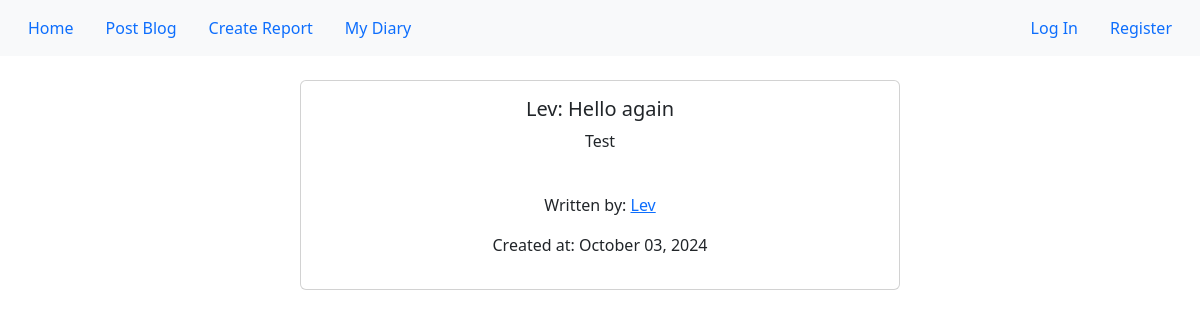
The app's page /post/4 with its own data.
### compro/models.py (models this page shows, shortened)
class Blogs(db.Model):
    __tablename__ = 'blogs'
    id = db.Column(db.Integer, primary_key=True)
    title = db.Column(db.String(128), nullable=False)
    content = db.Column(db.Text, nullable=False)
    posted_date = db.Column(db.DateTime, default = datetime.utcnow())
    author_id = db.Column(db.Integer, db.ForeignKey('users.id'), nullable=False)

class Users (db.Model, UserMixin):
     __tablename__ = 'users'
     id = db.Column(db.Integer, primary_key=True)
     username = db.Column(db.String(64), nullable = False)
     email = db.Column(db.String(128), nullable=True, index=True, unique=True)
     hash_password = db.Column(db.String(128))
     profile_photo_path = db.Column(db.String(), default='default.jpg')
     post = db.relationship('Blogs', backref='author', lazy='dynamic')

### compro/blog/views.py (the view)
@blog_bp.route('/post/<int:post_id>')
def read_post(post_id):
    blog_post = Blogs.query.get_or_404(post_id)
    return render_template('blogpost.html', blog_post=blog_post)

### compro/blog/templates/blogpost.html (shortened to what this page needs)
{% extends 'base.html' %}
{% block content %}
    <div align="center"><br>
<div class="card w-50" >
  <div class="card-body">
    <h5 class="card-title">{{ blog_post.title }}</h5>
    <p class="card-text">{{ blog_post.content }}</p><br>
    <p>Written by:  <a href="#">{{ blog_post.author.username }}</a></p>
    <p>Created at:  {{ blog_post.posted_date.strftime('%B %d, %Y') }}</p>
  </div>
</div>
</div>
{% endblock %}

### records on screen
Blogs: title "Lev: Hello again", content "Test", posted_date "October 03, 2024"
Users: author.username "Lev"
